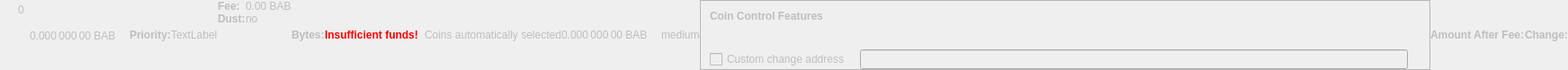
    <widget class="QWidget" name="dummyHideWidget" native="true">
     <property name="enabled">
      <bool>false</bool>
     </property>
     <property name="maximumSize">
      <size>
       <width>100</width>
       <height>22</height>
      </size>
     </property>
     <layout class="QHBoxLayout" name="dummyHideLayout">
      <property name="spacing">
       <number>0</number>
      </property>
      <property name="margin">
       <number>0</number>
      </property>
      <item>
       <layout class="QFormLayout" name="formLayoutCoinControl1">
        <property name="horizontalSpacing">
         <number>10</number>
        </property>
        <property name="verticalSpacing">
         <number>14</number>
        </property>
        <property name="leftMargin">
         <number>10</number>
        </property>
        <property name="topMargin">
         <number>4</number>
        </property>
        <property name="rightMargin">
         <number>6</number>
        </property>
        <item row="0" column="1">
         <widget class="QLabel" name="labelCoinControlBytes">
          <property name="cursor">
           <cursorShape>IBeamCursor</cursorShape>
          </property>
          <property name="contextMenuPolicy">
           <enum>Qt::ActionsContextMenu</enum>
          </property>
          <property name="text">
           <string notr="true">0</string>
          </property>
          <property name="textInteractionFlags">
           <set>Qt::LinksAccessibleByMouse|Qt::TextSelectableByKeyboard|Qt::TextSelectableByMouse</set>
          </property>
         </widget>
        </item>
       </layout>
      </item>
      <item>
       <widget class="QLabel" name="labelCoinControlAfterFee">
        <property name="enabled">
         <bool>false</bool>
        </property>
        <property name="sizePolicy">
         <sizepolicy hsizetype="Fixed" vsizetype="Fixed">
          <horstretch>0</horstretch>
          <verstretch>0</verstretch>
         </sizepolicy>
        </property>
        <property name="minimumSize">
         <size>
          <width>111</width>
          <height>12</height>
         </size>
        </property>
        <property name="maximumSize">
         <size>
          <width>111</width>
          <height>12</height>
         </size>
        </property>
        <property name="cursor">
         <cursorShape>IBeamCursor</cursorShape>
        </property>
        <property name="contextMenuPolicy">
         <enum>Qt::ActionsContextMenu</enum>
        </property>
        <property name="text">
         <string notr="true">0.000 000 00 BAB</string>
        </property>
        <property name="textInteractionFlags">
         <set>Qt::LinksAccessibleByMouse|Qt::TextSelectableByKeyboard|Qt::TextSelectableByMouse</set>
        </property>
       </widget>
      </item>
      <item>
       <widget class="QLabel" name="labelCoinControlPriorityText">
        <property name="enabled">
         <bool>false</bool>
        </property>
        <property name="font">
         <font>
          <weight>75</weight>
          <bold>true</bold>
         </font>
        </property>
        <property name="text">
         <string>Priority:</string>
        </property>
       </widget>
      </item>
      <item>
       <layout class="QHBoxLayout" name="horizontalLayout">
        <item>
         <widget class="QLabel" name="WarningLabel">
          <property name="text">
           <string>TextLabel</string>
          </property>
         </widget>
        </item>
       </layout>
      </item>
      <item>
       <layout class="QFormLayout" name="formLayoutCoinControl3">
        <property name="horizontalSpacing">
         <number>0</number>
        </property>
        <property name="verticalSpacing">
         <number>0</number>
        </property>
        <property name="leftMargin">
         <number>0</number>
        </property>
        <property name="topMargin">
         <number>0</number>
        </property>
        <property name="rightMargin">
         <number>0</number>
        </property>
        <item row="0" column="0">
         <widget class="QLabel" name="labelCoinControlFeeText">
          <property name="enabled">
           <bool>false</bool>
          </property>
          <property name="font">
           <font>
            <weight>75</weight>
            <bold>true</bold>
           </font>
          </property>
          <property name="text">
           <string>Fee:</string>
          </property>
          <property name="margin">
           <number>0</number>
          </property>
         </widget>
        </item>
        <item row="0" column="1">
         <widget class="QLabel" name="labelCoinControlFee">
          <property name="enabled">
           <bool>false</bool>
          </property>
          <property name="cursor">
           <cursorShape>IBeamCursor</cursorShape>
          </property>
          <property name="contextMenuPolicy">
           <enum>Qt::ActionsContextMenu</enum>
          </property>
          <property name="text">
           <string notr="true">0.00 BAB</string>
          </property>
          <property name="textInteractionFlags">
           <set>Qt::LinksAccessibleByMouse|Qt::TextSelectableByKeyboard|Qt::TextSelectableByMouse</set>
          </property>
         </widget>
        </item>
        <item row="1" column="0">
         <widget class="QLabel" name="labelCoinControlLowOutputText">
          <property name="enabled">
           <bool>false</bool>
          </property>
          <property name="font">
           <font>
            <weight>75</weight>
            <bold>true</bold>
           </font>
          </property>
          <property name="text">
           <string>Dust:</string>
          </property>
         </widget>
        </item>
        <item row="1" column="1">
         <widget class="QLabel" name="labelCoinControlLowOutput">
          <property name="enabled">
           <bool>false</bool>
          </property>
          <property name="cursor">
           <cursorShape>IBeamCursor</cursorShape>
          </property>
          <property name="contextMenuPolicy">
           <enum>Qt::ActionsContextMenu</enum>
          </property>
          <property name="text">
           <string>no</string>
          </property>
          <property name="textInteractionFlags">
           <set>Qt::LinksAccessibleByMouse|Qt::TextSelectableByKeyboard|Qt::TextSelectableByMouse</set>
          </property>
         </widget>
        </item>
       </layout>
      </item>
      <item>
       <widget class="QLabel" name="labelCoinControlBytesText">
        <property name="enabled">
         <bool>false</bool>
        </property>
        <property name="font">
         <font>
          <weight>75</weight>
          <bold>true</bold>
         </font>
        </property>
        <property name="text">
         <string>Bytes:</string>
        </property>
       </widget>
      </item>
      <item>
       <layout class="QFormLayout" name="formLayoutCoinControl2">
        <property name="horizontalSpacing">
         <number>0</number>
        </property>
        <property name="verticalSpacing">
         <number>0</number>
        </property>
        <property name="leftMargin">
         <number>0</number>
        </property>
        <property name="topMargin">
         <number>0</number>
        </property>
        <property name="rightMargin">
         <number>0</number>
        </property>
       </layout>
      </item>
      <item>
       <layout class="QHBoxLayout" name="horizontalLayoutCoinControl2">
        <property name="spacing">
         <number>0</number>
        </property>
        <property name="bottomMargin">
         <number>0</number>
        </property>
       </layout>
      </item>
      <item>
       <widget class="QLabel" name="labelCoinControlInsuffFunds">
        <property name="enabled">
         <bool>false</bool>
        </property>
        <property name="minimumSize">
         <size>
          <width>0</width>
          <height>0</height>
         </size>
        </property>
        <property name="font">
         <font>
          <weight>75</weight>
          <bold>true</bold>
         </font>
        </property>
        <property name="styleSheet">
         <string notr="true">color:red;font-weight:bold;</string>
        </property>
        <property name="text">
         <string>Insufficient funds!</string>
        </property>
        <property name="margin">
         <number>5</number>
        </property>
       </widget>
      </item>
      <item>
       <layout class="QFormLayout" name="formLayoutCoinControl4">
        <property name="horizontalSpacing">
         <number>0</number>
        </property>
        <property name="verticalSpacing">
         <number>0</number>
        </property>
        <property name="leftMargin">
         <number>0</number>
        </property>
        <property name="topMargin">
         <number>0</number>
        </property>
        <property name="rightMargin">
         <number>0</number>
        </property>
       </layout>
      </item>
      <item>
       <widget class="QLabel" name="labelCoinControlChangeLabel">
        <property name="enabled">
         <bool>false</bool>
        </property>
        <property name="sizePolicy">
         <sizepolicy hsizetype="Preferred" vsizetype="Expanding">
          <horstretch>0</horstretch>
          <verstretch>0</verstretch>
         </sizepolicy>
        </property>
        <property name="minimumSize">
         <size>
          <width>0</width>
          <height>0</height>
         </size>
        </property>
        <property name="text">
         <string/>
        </property>
        <property name="margin">
         <number>3</number>
        </property>
       </widget>
      </item>
      <item>
       <widget class="QLabel" name="labelCoinControlAutomaticallySelected">
        <property name="enabled">
         <bool>false</bool>
        </property>
        <property name="sizePolicy">
         <sizepolicy hsizetype="Fixed" vsizetype="Fixed">
          <horstretch>0</horstretch>
          <verstretch>0</verstretch>
         </sizepolicy>
        </property>
        <property name="minimumSize">
         <size>
          <width>0</width>
          <height>0</height>
         </size>
        </property>
        <property name="maximumSize">
         <size>
          <width>240</width>
          <height>16777215</height>
         </size>
        </property>
        <property name="text">
         <string>Coins automatically selected</string>
        </property>
        <property name="margin">
         <number>5</number>
        </property>
       </widget>
      </item>
      <item>
       <widget class="QLabel" name="labelCoinControlChange">
        <property name="enabled">
         <bool>false</bool>
        </property>
        <property name="sizePolicy">
         <sizepolicy hsizetype="Fixed" vsizetype="Fixed">
          <horstretch>0</horstretch>
          <verstretch>0</verstretch>
         </sizepolicy>
        </property>
        <property name="minimumSize">
         <size>
          <width>111</width>
          <height>0</height>
         </size>
        </property>
        <property name="maximumSize">
         <size>
          <width>111</width>
          <height>16777215</height>
         </size>
        </property>
        <property name="cursor">
         <cursorShape>IBeamCursor</cursorShape>
        </property>
        <property name="contextMenuPolicy">
         <enum>Qt::ActionsContextMenu</enum>
        </property>
        <property name="text">
         <string notr="true">0.000 000 00 BAB</string>
        </property>
        <property name="textInteractionFlags">
         <set>Qt::LinksAccessibleByMouse|Qt::TextSelectableByKeyboard|Qt::TextSelectableByMouse</set>
        </property>
       </widget>
      </item>
      <item>
       <widget class="QLabel" name="labelCoinControlPriority">
        <property name="enabled">
         <bool>false</bool>
        </property>
        <property name="cursor">
         <cursorShape>IBeamCursor</cursorShape>
        </property>
        <property name="contextMenuPolicy">
         <enum>Qt::ActionsContextMenu</enum>
        </property>
        <property name="text">
         <string>medium</string>
        </property>
        <property name="textInteractionFlags">
         <set>Qt::LinksAccessibleByMouse|Qt::TextSelectableByKeyboard|Qt::TextSelectableByMouse</set>
        </property>
       </widget>
      </item>
      <item>
       <widget class="QFrame" name="frameCoinControl">
        <property name="sizePolicy">
         <sizepolicy hsizetype="Expanding" vsizetype="Expanding">
          <horstretch>0</horstretch>
          <verstretch>0</verstretch>
         </sizepolicy>
        </property>
        <property name="maximumSize">
         <size>
          <width>16777215</width>
          <height>16777215</height>
         </size>
        </property>
        <property name="frameShape">
         <enum>QFrame::StyledPanel</enum>
        </property>
        <property name="frameShadow">
         <enum>QFrame::Sunken</enum>
        </property>
        <layout class="QVBoxLayout" name="verticalLayoutCoinControl2_2">
         <property name="spacing">
          <number>0</number>
         </property>
         <property name="margin">
          <number>0</number>
         </property>
         <item>
          <layout class="QVBoxLayout" name="verticalLayoutCoinControl" stretch="0,0,0,1">
           <property name="spacing">
            <number>0</number>
           </property>
           <property name="leftMargin">
            <number>10</number>
           </property>
           <property name="topMargin">
            <number>10</number>
           </property>
           <item>
            <layout class="QHBoxLayout" name="horizontalLayoutCoinControl1">
             <property name="bottomMargin">
              <number>15</number>
             </property>
             <item>
              <widget class="QLabel" name="labelCoinControlFeatures">
               <property name="enabled">
                <bool>false</bool>
               </property>
               <property name="sizePolicy">
                <sizepolicy hsizetype="Preferred" vsizetype="Maximum">
                 <horstretch>0</horstretch>
                 <verstretch>0</verstretch>
                </sizepolicy>
               </property>
               <property name="font">
                <font>
                 <weight>75</weight>
                 <bold>true</bold>
                </font>
               </property>
               <property name="styleSheet">
                <string notr="true">font-weight:bold;</string>
               </property>
               <property name="text">
                <string>Coin Control Features</string>
               </property>
              </widget>
             </item>
            </layout>
           </item>
           <item>
            <widget class="QWidget" name="widgetCoinControl" native="true">
             <property name="sizePolicy">
              <sizepolicy hsizetype="Preferred" vsizetype="Preferred">
               <horstretch>0</horstretch>
               <verstretch>0</verstretch>
              </sizepolicy>
             </property>
             <property name="minimumSize">
              <size>
               <width>0</width>
               <height>0</height>
              </size>
             </property>
             <property name="styleSheet">
              <string notr="true"/>
             </property>
             <layout class="QHBoxLayout" name="horizontalLayoutCoinControl5_2">
              <property name="margin">
               <number>0</number>
              </property>
              <item>
               <layout class="QHBoxLayout" name="horizontalLayoutCoinControl3">
                <property name="spacing">
                 <number>20</number>
                </property>
                <property name="topMargin">
                 <number>0</number>
                </property>
                <property name="bottomMargin">
                 <number>10</number>
                </property>
               </layout>
              </item>
             </layout>
            </widget>
           </item>
           <item>
            <layout class="QHBoxLayout" name="horizontalLayoutCoinControl4" stretch="0,0,0">
             <property name="spacing">
              <number>12</number>
             </property>
             <property name="sizeConstraint">
              <enum>QLayout::SetDefaultConstraint</enum>
             </property>
             <property name="topMargin">
              <number>5</number>
             </property>
             <property name="rightMargin">
              <number>5</number>
             </property>
             <item>
              <widget class="QCheckBox" name="checkBoxCoinControlChange">
               <property name="enabled">
                <bool>false</bool>
               </property>
               <property name="toolTip">
                <string>If this is activated, but the change address is empty or invalid, change will be sent to a newly generated address.</string>
               </property>
               <property name="text">
                <string>Custom change address</string>
               </property>
              </widget>
             </item>
             <item>
              <widget class="QValidatedLineEdit" name="lineEditCoinControlChange">
               <property name="enabled">
                <bool>false</bool>
               </property>
               <property name="sizePolicy">
                <sizepolicy hsizetype="Expanding" vsizetype="Fixed">
                 <horstretch>0</horstretch>
                 <verstretch>0</verstretch>
                </sizepolicy>
               </property>
              </widget>
             </item>
             <item>
              <widget class="QLabel" name="labelCoinControlChangeLabel_2">
               <property name="sizePolicy">
                <sizepolicy hsizetype="Preferred" vsizetype="Expanding">
                 <horstretch>0</horstretch>
                 <verstretch>0</verstretch>
                </sizepolicy>
               </property>
               <property name="minimumSize">
                <size>
                 <width>0</width>
                 <height>0</height>
                </size>
               </property>
               <property name="text">
                <string/>
               </property>
               <property name="margin">
                <number>3</number>
               </property>
              </widget>
             </item>
            </layout>
           </item>
           <item>
            <spacer name="verticalSpacerCoinControl">
             <property name="orientation">
              <enum>Qt::Vertical</enum>
             </property>
             <property name="sizeHint" stdset="0">
              <size>
               <width>800</width>
               <height>1</height>
              </size>
             </property>
            </spacer>
           </item>
          </layout>
         </item>
        </layout>
       </widget>
      </item>
      <item>
       <widget class="QLabel" name="labelCoinControlAfterFeeText">
        <property name="enabled">
         <bool>false</bool>
        </property>
        <property name="minimumSize">
         <size>
          <width>0</width>
          <height>0</height>
         </size>
        </property>
        <property name="maximumSize">
         <size>
          <width>16777215</width>
          <height>16777215</height>
         </size>
        </property>
        <property name="font">
         <font>
          <weight>75</weight>
          <bold>true</bold>
         </font>
        </property>
        <property name="text">
         <string>Amount After Fee:</string>
        </property>
        <property name="alignment">
         <set>Qt::AlignLeading|Qt::AlignLeft|Qt::AlignVCenter</set>
        </property>
        <property name="margin">
         <number>0</number>
        </property>
       </widget>
      </item>
      <item>
       <widget class="QLabel" name="labelCoinControlChangeText">
        <property name="enabled">
         <bool>false</bool>
        </property>
        <property name="sizePolicy">
         <sizepolicy hsizetype="Preferred" vsizetype="Preferred">
          <horstretch>0</horstretch>
          <verstretch>0</verstretch>
         </sizepolicy>
        </property>
        <property name="minimumSize">
         <size>
          <width>0</width>
          <height>0</height>
         </size>
        </property>
        <property name="maximumSize">
         <size>
          <width>16777215</width>
          <height>16777215</height>
         </size>
        </property>
        <property name="font">
         <font>
          <weight>75</weight>
          <bold>true</bold>
         </font>
        </property>
        <property name="text">
         <string>Change:</string>
        </property>
        <property name="alignment">
         <set>Qt::AlignLeading|Qt::AlignLeft|Qt::AlignVCenter</set>
        </property>
       </widget>
      </item>
     </layout>
    </widget>
